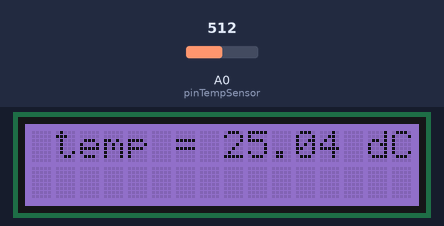
Bench run of a sketch on a simulated Arduino Zero (SAMD21). Shown: 16×2 character LCD. The test bench sets the inputs (shaded band); at power-on: A0 (pinTempSensor) = 512. Random numbers use the default seed unless the sketch sets one; what the sketch prints to the serial monitor is not drawn.

Above: at 1.2 s.
1.3 s: A0 (pinTempSensor) set to 716
At 2.0 s:
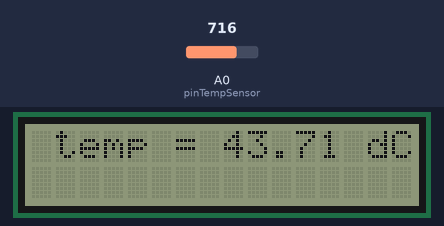
3.6 s: A0 (pinTempSensor) set to 900
At 4.1 s:
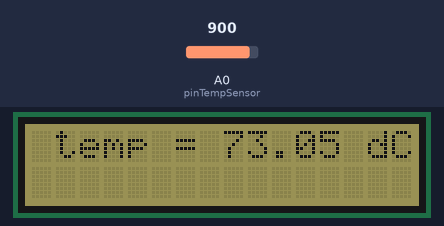
5.7 s: A0 (pinTempSensor) set to 1023
At 6.1 s:
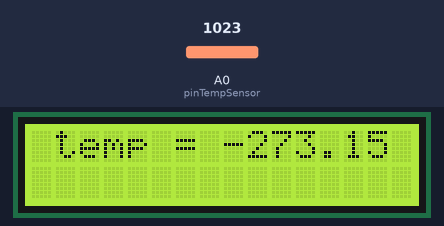

The sketch:

mesure-temp-lcd.ino
```cpp
/* Afficher la température sur un écran LCD + la couleur changera toute les demi-secondes - Grove - LCD RGB Backlight - Temperature Sensor V1.1/1.2
 *  Vincent Marais | 05/01/2022
 *  github: https://github.com/Betawolfy
 *  le Grove - LCD RGB Backlight doit être connecté sur le port I2C
 */

//ci dessous, les librairies nessesaire pour que le code fonctionne.

#include <Wire.h>
#include "rgb_lcd.h" // doit être installé: https://github.com/Seeed-Studio/Grove_LCD_RGB_Backlight/archive/master.zip
#include <math.h>

//configuration du Grove - LCD RGB Backlight : dans cette exemple: l'écran sera rouge.
rgb_lcd lcd;

const int B = 4275;               //  Valeur B de la thermistance
const int R0 = 100000;            // R0 = 100k
const int pinTempSensor = A0;     // le capteur de thempérature est connecté sur A0

#if defined(ARDUINO_ARCH_AVR)
#define debug  Serial
#elif defined(ARDUINO_ARCH_SAMD) ||  defined(ARDUINO_ARCH_SAM)
#define debug  SerialUSB
#else
#define debug  Serial
#endif


void setup() {
// Partie du Temperature Sensor V1.1/1.2

    Serial.begin(9600); // le nombre de données sera de 9600 bytes.

// Partie du Grove - LCD RGB Backlight

  // définir le nombre de colonnes et de lignes de l'écran LCD (nombre de colonnes, nombres de ligne)
    lcd.begin(16, 2);

 //   lcd.setRGB(colorR, colorG, colorB);

}

void loop() {

 // les trois lignes qui font en sorte de choisir un nombre entre 0 et 255 (pour choisir la couleur).
int colorR = random(0, 255);
int colorG = random(0, 255);
int colorB = random(0, 255);

     lcd.setRGB(colorR, colorG, colorB);

//Partie du Temperature Sensor V1.1/1.2

  int a = analogRead(pinTempSensor);

    float R = 1023.0/a-1.0;
    R = R0*R;

    float temperature = 1.0/(log(R/R0)/B+1/298.15)-273.15; // définition de la variable "temperature" via l'opération du code.
    Serial.print("temperature = ");
    Serial.println(temperature); // la valeur de la température est affiché dans le moniteur série

// partie pour le Grove - LCD RGB Backlight
  // placer le curseur à la colonne 1, ligne 0
    // (remarque : la ligne 1 est la deuxième ligne, puisque le comptage commence par 0) :
    lcd.setCursor(1, 0);
    // affichage de la température sous la forme "temp pièce:" <variable> "°" "C"
    lcd.print("temp = ");
    lcd.print(temperature);
    lcd.print(" dC");

    delay(500); // le programme ce répète tout les 100 ms
    lcd.clear();
}
/* code utilisé:
 *  Wikiseeed : https://wiki.seeedstudio.com/Grove-LCD_RGB_Backlight/
 *              https://wiki.seeedstudio.com/Grove-Temperature_Sensor_V1.2/
 * Travail réalisé pour un TP
 */
```

Measured:
- what the display in image 1 shows lasts 0.5 s, from 1.6 s to 2.1 s
